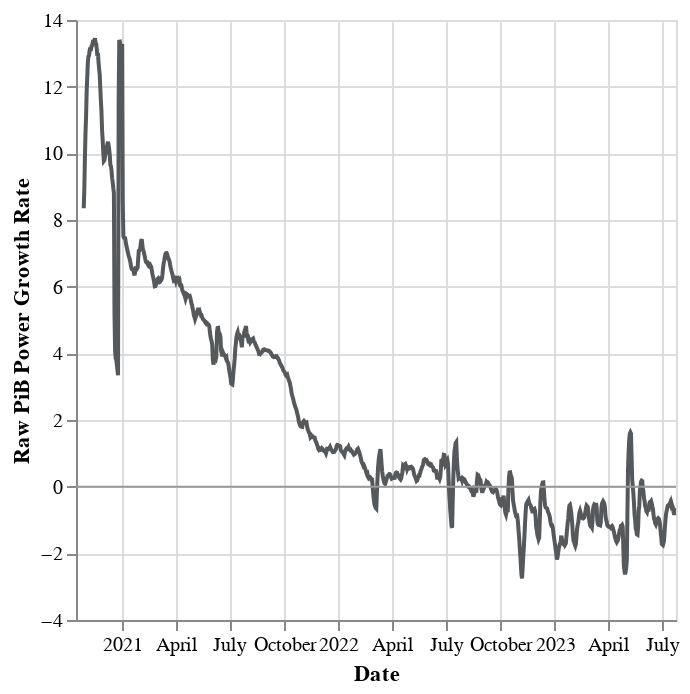

The cell this chart's notebook holds for it:
### Markdown cell above
::: {layout="[ [1,1], [1] ]"}

### Code cell
# | output: true

display(
    Markdown(f"### Storage Provider Raw PiB Power Growth Rate (7 Days Rolling Mean)")
)

daily_pib_power = (
    storage_provider_power_df.groupby("stat_date").sum()["raw_pib_power"].reset_index()
)

daily_pib_power = daily_pib_power.assign(
    growth_rate=lambda df: df["raw_pib_power"].pct_change(periods=7).rolling(7).mean()
    * 100
)

c = (
    alt.Chart(daily_pib_power)
    .mark_line()
    .encode(
        x=alt.X("stat_date:T", title="Date"),
        y=alt.Y("growth_rate:Q", title="Raw PiB Power Growth Rate"),
        tooltip=["stat_date", "growth_rate"],
        color=alt.value("#55595c"),
    )
    .properties(width="container")
    .interactive(bind_y=False)
)

line = (
    alt.Chart(pd.DataFrame({"y": [0]}))
    .mark_rule()
    .encode(y="y", color=alt.value("#999"))
)

(c + line).display()

### Figure 1 — Vega-Lite specification as saved in the notebook (floating-point values rounded to 4 significant figures; data arrays with more than 128 entries replaced by an {"elided": "..."} marker saying what was removed)
{"config": {"view": {"continuousWidth": 300, "continuousHeight": 300}}, "layer": [{"data": {"name": "data-c0b8aba9d6eb15fb37b75120c6e4003d"}, "mark": {"type": "line"}, "encoding": {"color": {"value": "#55595c"}, "tooltip": [{"field": "stat_date", "type": "nominal"}, {"field": "growth_rate", "type": "quantitative"}], "x": {"field": "stat_date", "title": "Date", "type": "temporal"}, "y": {"field": "growth_rate", "title": "Raw PiB Power Growth Rate", "type": "quantitative"}}, "name": "view_1"}, {"data": {"name": "data-06fd9f850666401b4599de5588b60692"}, "mark": {"type": "rule"}, "encoding": {"color": {"value": "#999"}, "y": {"field": "y", "type": "quantitative"}}}], "params": [{"name": "param_1", "select": {"type": "interval", "encodings": ["x"]}, "bind": "scales", "views": ["view_1"]}], "width": "container", "$schema": "https://vega.github.io/schema/vega-lite/v5.8.0.json", "datasets": {"data-c0b8aba9d6eb15fb37b75120c6e4003d": {"elided": "1014 records"}, "data-06fd9f850666401b4599de5588b60692": [{"y": 0}]}}
